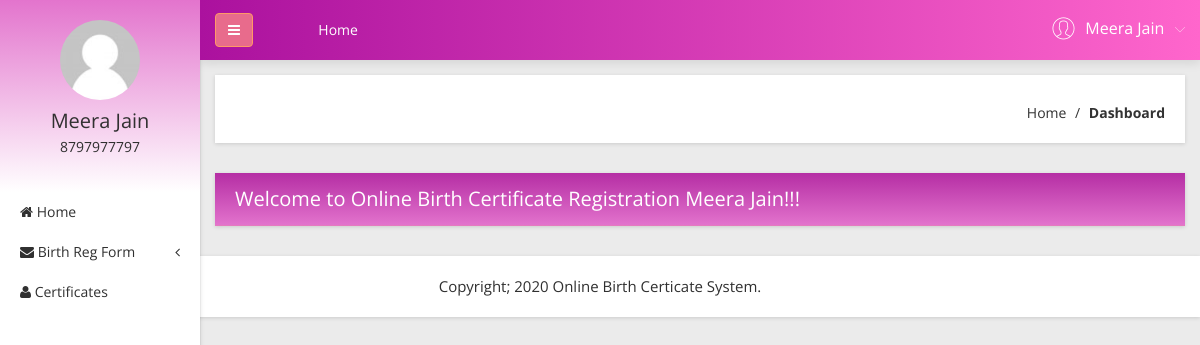
Page /obcs/user/dashboard.php (signed in) on the committed database.
### tables this page shows
CREATE TABLE `tbluser` (
  `ID` int(10) NOT NULL,
  `FirstName` varchar(200) DEFAULT NULL,
  `LastName` varchar(200) DEFAULT NULL,
  `MobileNumber` bigint(10) DEFAULT NULL,
  `Address` mediumtext DEFAULT NULL,
  `Password` varchar(200) NOT NULL,
  `RegDate` timestamp NULL DEFAULT current_timestamp()
);

### obcs/user/dashboard.php (the view, shortened to what this page needs)
<?php
include('includes/dbconnection.php');
if (strlen($_SESSION['obcsuid']==0)) {
  header('location:logout.php');
  } else{
  ?>
<!doctype html>
<html class="no-js" lang="en">
<head>
    <link rel="stylesheet" href="css/bootstrap.min.css">
    <link rel="stylesheet" href="css/font-awesome.min.css">
    <link rel="stylesheet" href="css/adminpro-custon-icon.css">
    <link rel="stylesheet" href="css/meanmenu.min.css">
    <link rel="stylesheet" href="css/jquery.mCustomScrollbar.min.css">
    <link rel="stylesheet" href="css/animate.css">
    <link rel="stylesheet" href="css/jvectormap/jquery-jvectormap-2.0.3.css">
    <link rel="stylesheet" href="css/data-table/bootstrap-table.css">
    <link rel="stylesheet" href="css/data-table/bootstrap-editable.css">
    <link rel="stylesheet" href="css/normalize.css">
    <link rel="stylesheet" href="css/c3.min.css">
    <link rel="stylesheet" href="style.css">
    <link rel="stylesheet" href="css/responsive.css">
</head>
<body class="materialdesign">
    <div class="wrapper-pro">
      <?php include_once('includes/sidebar.php');?>
       <?php include_once('includes/header.php');?>
            <div class="breadcome-area mg-b-30 small-dn">
                <div class="container-fluid">
                    <div class="row">
                        <div class="col-lg-12">
                            <div class="breadcome-list map-mg-t-40-gl shadow-reset">
                                <div class="row">
                                    <div class="col-lg-12">
                                        <ul class="breadcome-menu">
                                            <li><a href="dashboard.php">Home</a> <span class="bread-slash">/</span>
                                            </li>
                                            <li><span class="bread-blod">Dashboard</span>
                                            </li>
                                        </ul>
                                    </div>
                                </div>
                            </div>
                        </div>
                    </div>
                </div>
            </div>
            <div class="income-order-visit-user-area">
                <div class="container-fluid">
                    <div class="row">
                        <div class="col-lg-12">
                            <div class="income-dashone-total income-monthly shadow-reset nt-mg-b-30">
                                <div class="income-title">
                                    <div class="main-income-head">
                                       <?php
$uid=$_SESSION['obcsuid'];
$sql="SELECT FirstName,LastName,MobileNumber from  tbluser where ID=:uid";
$query = $dbh -> prepare($sql);
$query->bindParam(':uid',$uid,PDO::PARAM_STR);
$query->execute();
$results=$query->fetchAll(PDO::FETCH_OBJ);
$cnt=1;
if($query->rowCount() > 0)
{
foreach($results as $row)
{               ?>
                                        <div class="main-income-phara">
                                           <h2>Welcome to Online Birth Certificate Registration <?php  echo $row->FirstName;?>  <?php  echo $row->LastName;?>!!!</h2>
                                        </div>
                                        <?php $cnt=$cnt+1;}} ?>
                                    </div>
                                </div>
                            </div>
                        </div>
                    </div>
                </div>
            </div>
        </div>
    </div>
    <?php include_once('includes/footer.php');?>
</body>
</html><?php }  ?>

### obcs/user/includes/sidebar.php (shortened to what this page needs)
        <?php
include('includes/dbconnection.php');
if (strlen($_SESSION['obcsuid']==0)) {
  header('location:logout.php');
  } else{
  ?>
  <div class="left-sidebar-pro">
            <nav id="sidebar">
                <div class="sidebar-header">
                     <?php
$uid=$_SESSION['obcsuid'];
$sql="SELECT FirstName,LastName,MobileNumber from  tbluser where ID=:uid";
$query = $dbh -> prepare($sql);
$query->bindParam(':uid',$uid,PDO::PARAM_STR);
$query->execute();
$results=$query->fetchAll(PDO::FETCH_OBJ);
$cnt=1;
if($query->rowCount() > 0)
{
foreach($results as $row)
{               ?>
                    <a href="#"><img src="img/message/avatar.jpg" alt="" />
                    </a>
                    <h3><?php  echo $row->FirstName;?>  <?php  echo $row->LastName;?></h3>
                    <p><?php  echo $row->MobileNumber;?></p><?php $cnt=$cnt+1;}} ?>
                </div>
                <div class="left-custom-menu-adp-wrap">
                    <ul class="nav navbar-nav left-sidebar-menu-pro">
                        <li class="nav-item">
                            <a href="dashboard.php" role="button" aria-expanded="false"><i class="fa big-icon fa-home"></i> <span class="mini-dn">Home</span> </a>
                        </li>
                        <li class="nav-item"><a href="#" data-toggle="dropdown" role="button" aria-expanded="false" class="nav-link dropdown-toggle"><i class="fa big-icon fa-envelope"></i> <span class="mini-dn">Birth Reg Form</span> <span class="indicator-right-menu mini-dn"><i class="fa indicator-mn fa-angle-left"></i></span></a>
                        </li>
                       <li class="nav-item">
                            <a href="certificates-list.php" role="button" aria-expanded="false"><i class="fa big-icon fa-user"></i> <span class="mini-dn">Certificates</span> </a>
                        </li>
                    </ul>
                </div>
            </nav>
        </div><?php }  ?>

### obcs/user/includes/header.php (shortened to what this page needs)
       <?php
include('includes/dbconnection.php');
if (strlen($_SESSION['obcsuid']==0)) {
  header('location:logout.php');
  } else{
  ?>
 <div class="content-inner-all">
            <div class="header-top-area">
                <div class="fixed-header-top">
                    <div class="container-fluid">
                        <div class="row">
                            <div class="col-lg-1 col-md-6 col-sm-6 col-xs-12">
                                <button type="button" id="sidebarCollapse" class="btn bar-button-pro header-drl-controller-btn btn-info navbar-btn">
                                    <i class="fa fa-bars"></i>
                                </button>
                            </div>
                            <div class="col-lg-6 col-md-1 col-sm-1 col-xs-12">
                                <div class="header-top-menu tabl-d-n">
                                    <ul class="nav navbar-nav mai-top-nav">
                                        <li class="nav-item"><a href="dashboard.php" class="nav-link">Home</a>
                                        </li>
                                    </ul>
                                </div>
                            </div>
                            <div class="col-lg-5 col-md-5 col-sm-6 col-xs-12">
                                <div class="header-right-info">
                                    <ul class="nav navbar-nav mai-top-nav header-right-menu">
                                <?php
$uid=$_SESSION['obcsuid'];
$sql="SELECT FirstName,LastName,MobileNumber from  tbluser where ID=:uid";
$query = $dbh -> prepare($sql);
$query->bindParam(':uid',$uid,PDO::PARAM_STR);
$query->execute();
$results=$query->fetchAll(PDO::FETCH_OBJ);
$cnt=1;
if($query->rowCount() > 0)
{
foreach($results as $row)
{               ?>
                                        <li class="nav-item">
                                            <a href="#" data-toggle="dropdown" role="button" aria-expanded="false" class="nav-link dropdown-toggle">
                                                <span class="adminpro-icon adminpro-user-rounded header-riht-inf"></span>
                                                <span class="admin-name"><?php  echo $row->FirstName;?>  <?php  echo $row->LastName;?> </span>
                                                <span class="author-project-icon adminpro-icon adminpro-down-arrow"></span><?php $cnt=$cnt+1;}} ?>
                                            </a>
                                        </li>
                                    </ul>
                                </div>
                            </div>
                        </div>
                    </div>
                </div>
            </div><?php }  ?>

### rows in the picture
tbluser: FirstName "Meera", LastName "Jain", MobileNumber "8797977797"
